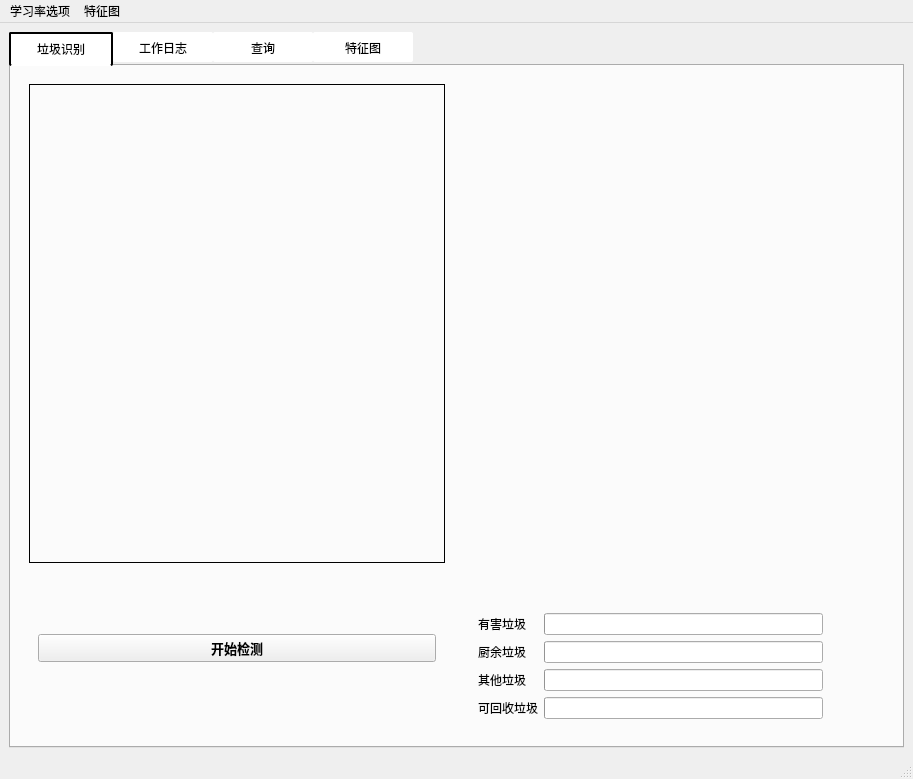
<?xml version="1.0" encoding="UTF-8"?>
<ui version="4.0">
 <class>MainWindow</class>
 <widget class="QMainWindow" name="MainWindow">
  <property name="geometry">
   <rect>
    <x>0</x>
    <y>0</y>
    <width>913</width>
    <height>779</height>
   </rect>
  </property>
  <property name="windowTitle">
   <string>MainWindow</string>
  </property>
  <widget class="QWidget" name="centralwidget">
   <layout class="QGridLayout" name="gridLayout">
    <item row="0" column="1">
     <widget class="QTabWidget" name="tabWidget">
      <property name="autoFillBackground">
       <bool>true</bool>
      </property>
      <property name="styleSheet">
       <string notr="true">QTabBar::tab{
width:100px;height:30px;
border: 1px 1px 1px 1px solid #FFFFFF;
background:white;
-webkit-transition-duration: 0.4s; /* Safari */
transition-duration: 0.4s;
cursor: pointer;
border-width: 1.5px;
border-radius: 2px;
}
QTabBar::tab:hover{
    background-color: #000000;
    color:#FFFFFF;
}
QTabBar::tab:selected{
border-style: solid; 
border-width: 1px 1px 1px 1px;
border-bottom-color:white;
background:white;
color:#000000;
border-width: 1.5px;
border-radius: 2px;
}</string>
      </property>
      <property name="currentIndex">
       <number>0</number>
      </property>
      <property name="iconSize">
       <size>
        <width>25</width>
        <height>25</height>
       </size>
      </property>
      <property name="elideMode">
       <enum>Qt::ElideMiddle</enum>
      </property>
      <property name="usesScrollButtons">
       <bool>true</bool>
      </property>
      <property name="documentMode">
       <bool>false</bool>
      </property>
      <property name="tabsClosable">
       <bool>false</bool>
      </property>
      <property name="movable">
       <bool>false</bool>
      </property>
      <property name="tabBarAutoHide">
       <bool>false</bool>
      </property>
      <widget class="QWidget" name="tab">
       <attribute name="icon">
        <iconset resource="source.qrc">
         <normaloff>:/pic/img/rec.png</normaloff>:/pic/img/rec.png</iconset>
       </attribute>
       <attribute name="title">
        <string>垃圾识别</string>
       </attribute>
       <layout class="QGridLayout" name="gridLayout_3" columnstretch="1,1">
        <item row="0" column="0">
         <widget class="QWidget" name="widget" native="true">
          <property name="font">
           <font>
            <family>Arial</family>
            <pointsize>9</pointsize>
            <weight>50</weight>
            <bold>false</bold>
           </font>
          </property>
          <property name="layoutDirection">
           <enum>Qt::LeftToRight</enum>
          </property>
          <layout class="QVBoxLayout" name="verticalLayout_2" stretch="3,1">
           <item>
            <widget class="QLabel" name="cameraLabel">
             <property name="frameShape">
              <enum>QFrame::Box</enum>
             </property>
             <property name="frameShadow">
              <enum>QFrame::Plain</enum>
             </property>
             <property name="text">
              <string/>
             </property>
            </widget>
           </item>
           <item>
            <widget class="QWidget" name="camerawidget" native="true">
             <property name="autoFillBackground">
              <bool>false</bool>
             </property>
             <layout class="QHBoxLayout" name="horizontalLayout" stretch="1">
              <property name="sizeConstraint">
               <enum>QLayout::SetDefaultConstraint</enum>
              </property>
              <item>
               <widget class="QPushButton" name="pushButton">
                <property name="font">
                 <font>
                  <family>MS Sans Serif</family>
                  <pointsize>10</pointsize>
                  <weight>75</weight>
                  <italic>false</italic>
                  <bold>true</bold>
                  <stylestrategy>PreferDefault</stylestrategy>
                 </font>
                </property>
                <property name="cursor">
                 <cursorShape>ArrowCursor</cursorShape>
                </property>
                <property name="text">
                 <string>开始检测</string>
                </property>
               </widget>
              </item>
             </layout>
            </widget>
           </item>
          </layout>
         </widget>
        </item>
        <item row="0" column="1">
         <widget class="QWidget" name="widget_2" native="true">
          <layout class="QVBoxLayout" name="verticalLayout_3" stretch="2,0">
           <item>
            <widget class="QWidget" name="widget_3" native="true">
             <layout class="QHBoxLayout" name="horizontalLayout_5">
              <item>
               <widget class="QLabel" name="label">
                <property name="frameShape">
                 <enum>QFrame::NoFrame</enum>
                </property>
                <property name="text">
                 <string/>
                </property>
                <property name="pixmap">
                 <pixmap resource="source.qrc">:/pic/img/harm-before.png</pixmap>
                </property>
               </widget>
              </item>
              <item>
               <widget class="QLabel" name="label_2">
                <property name="frameShape">
                 <enum>QFrame::NoFrame</enum>
                </property>
                <property name="text">
                 <string/>
                </property>
                <property name="pixmap">
                 <pixmap resource="source.qrc">:/pic/img/kitchen-before.png</pixmap>
                </property>
               </widget>
              </item>
              <item>
               <widget class="QLabel" name="label_3">
                <property name="frameShape">
                 <enum>QFrame::NoFrame</enum>
                </property>
                <property name="text">
                 <string/>
                </property>
                <property name="pixmap">
                 <pixmap resource="source.qrc">:/pic/img/other-before.png</pixmap>
                </property>
               </widget>
              </item>
              <item>
               <widget class="QLabel" name="label_4">
                <property name="frameShape">
                 <enum>QFrame::NoFrame</enum>
                </property>
                <property name="text">
                 <string/>
                </property>
                <property name="pixmap">
                 <pixmap resource="source.qrc">:/pic/img/recycle-before.png</pixmap>
                </property>
               </widget>
              </item>
             </layout>
            </widget>
           </item>
           <item>
            <widget class="QWidget" name="widget_4" native="true">
             <layout class="QGridLayout" name="gridLayout_4" columnstretch="0,6,1">
              <item row="0" column="0">
               <widget class="QLabel" name="label_9">
                <property name="text">
                 <string>有害垃圾</string>
                </property>
               </widget>
              </item>
              <item row="0" column="1">
               <widget class="QProgressBar" name="progressBar">
                <property name="minimum">
                 <number>0</number>
                </property>
                <property name="value">
                 <number>0</number>
                </property>
                <property name="textVisible">
                 <bool>false</bool>
                </property>
                <property name="invertedAppearance">
                 <bool>false</bool>
                </property>
                <property name="textDirection">
                 <enum>QProgressBar::TopToBottom</enum>
                </property>
                <property name="format">
                 <string notr="true"/>
                </property>
               </widget>
              </item>
              <item row="0" column="2">
               <widget class="QLabel" name="pro_label1">
                <property name="text">
                 <string/>
                </property>
               </widget>
              </item>
              <item row="1" column="0">
               <widget class="QLabel" name="label_10">
                <property name="text">
                 <string>厨余垃圾</string>
                </property>
               </widget>
              </item>
              <item row="1" column="1">
               <widget class="QProgressBar" name="progressBar_2">
                <property name="value">
                 <number>0</number>
                </property>
                <property name="textVisible">
                 <bool>false</bool>
                </property>
                <property name="format">
                 <string/>
                </property>
               </widget>
              </item>
              <item row="1" column="2">
               <widget class="QLabel" name="pro_label2">
                <property name="text">
                 <string/>
                </property>
               </widget>
              </item>
              <item row="2" column="0">
               <widget class="QLabel" name="label_11">
                <property name="text">
                 <string>其他垃圾</string>
                </property>
               </widget>
              </item>
              <item row="2" column="1">
               <widget class="QProgressBar" name="progressBar_3">
                <property name="value">
                 <number>0</number>
                </property>
                <property name="textVisible">
                 <bool>false</bool>
                </property>
                <property name="format">
                 <string/>
                </property>
               </widget>
              </item>
              <item row="2" column="2">
               <widget class="QLabel" name="pro_label3">
                <property name="text">
                 <string/>
                </property>
               </widget>
              </item>
              <item row="3" column="0">
               <widget class="QLabel" name="label_12">
                <property name="text">
                 <string>可回收垃圾</string>
                </property>
               </widget>
              </item>
              <item row="3" column="1">
               <widget class="QProgressBar" name="progressBar_4">
                <property name="value">
                 <number>0</number>
                </property>
                <property name="textVisible">
                 <bool>false</bool>
                </property>
                <property name="format">
                 <string/>
                </property>
               </widget>
              </item>
              <item row="3" column="2">
               <widget class="QLabel" name="pro_label4">
                <property name="text">
                 <string/>
                </property>
               </widget>
              </item>
             </layout>
            </widget>
           </item>
          </layout>
         </widget>
        </item>
       </layout>
      </widget>
      <widget class="QWidget" name="tab_2">
       <attribute name="icon">
        <iconset resource="source.qrc">
         <normaloff>:/pic/img/log.png</normaloff>:/pic/img/log.png</iconset>
       </attribute>
       <attribute name="title">
        <string>工作日志</string>
       </attribute>
       <layout class="QHBoxLayout" name="horizontalLayout_7">
        <item>
         <widget class="QScrollArea" name="scrollArea_3">
          <property name="sizeAdjustPolicy">
           <enum>QAbstractScrollArea::AdjustToContents</enum>
          </property>
          <property name="widgetResizable">
           <bool>true</bool>
          </property>
          <widget class="QWidget" name="scrollAreaWidgetContents_4">
           <property name="geometry">
            <rect>
             <x>0</x>
             <y>-543</y>
             <width>852</width>
             <height>1200</height>
            </rect>
           </property>
           <property name="minimumSize">
            <size>
             <width>0</width>
             <height>1200</height>
            </size>
           </property>
           <layout class="QVBoxLayout" name="verticalLayout" stretch="1,1">
            <item>
             <widget class="QWidget" name="plot_widget" native="true">
              <layout class="QHBoxLayout" name="horizontalLayout_2">
               <item>
                <widget class="QLabel" name="Acc_label">
                 <property name="text">
                  <string/>
                 </property>
                </widget>
               </item>
               <item>
                <widget class="QLabel" name="Loss_label">
                 <property name="maximumSize">
                  <size>
                   <width>16777215</width>
                   <height>16777215</height>
                  </size>
                 </property>
                 <property name="text">
                  <string/>
                 </property>
                </widget>
               </item>
              </layout>
             </widget>
            </item>
            <item>
             <widget class="QWidget" name="log_widget" native="true">
              <property name="minimumSize">
               <size>
                <width>0</width>
                <height>0</height>
               </size>
              </property>
              <property name="maximumSize">
               <size>
                <width>16777215</width>
                <height>16777215</height>
               </size>
              </property>
              <layout class="QHBoxLayout" name="horizontalLayout_3">
               <item>
                <widget class="QScrollArea" name="train_scrollArea">
                 <property name="minimumSize">
                  <size>
                   <width>0</width>
                   <height>0</height>
                  </size>
                 </property>
                 <property name="sizeIncrement">
                  <size>
                   <width>0</width>
                   <height>0</height>
                  </size>
                 </property>
                 <property name="baseSize">
                  <size>
                   <width>0</width>
                   <height>0</height>
                  </size>
                 </property>
                 <property name="sizeAdjustPolicy">
                  <enum>QAbstractScrollArea::AdjustToContents</enum>
                 </property>
                 <property name="widgetResizable">
                  <bool>true</bool>
                 </property>
                 <widget class="QWidget" name="scrollAreaWidgetContents_2">
                  <property name="geometry">
                   <rect>
                    <x>0</x>
                    <y>0</y>
                    <width>797</width>
                    <height>30036</height>
                   </rect>
                  </property>
                  <property name="minimumSize">
                   <size>
                    <width>0</width>
                    <height>0</height>
                   </size>
                  </property>
                  <layout class="QGridLayout" name="gridLayout_6" rowstretch="1,12">
                   <item row="0" column="0">
                    <widget class="QLabel" name="label_6">
                     <property name="text">
                      <string>训练集日志</string>
                     </property>
                    </widget>
                   </item>
                   <item row="0" column="1">
                    <widget class="QLabel" name="label_7">
                     <property name="text">
                      <string>验证集日志</string>
                     </property>
                    </widget>
                   </item>
                   <item row="0" column="2">
                    <widget class="QLabel" name="label_8">
                     <property name="text">
                      <string>测试集日志</string>
                     </property>
                    </widget>
                   </item>
                   <item row="1" column="0">
                    <widget class="QLabel" name="train_log_label">
                     <property name="minimumSize">
                      <size>
                       <width>0</width>
                       <height>30000</height>
                      </size>
                     </property>
                     <property name="maximumSize">
                      <size>
                       <width>16777215</width>
                       <height>16777215</height>
                      </size>
                     </property>
                     <property name="frameShape">
                      <enum>QFrame::Box</enum>
                     </property>
                     <property name="text">
                      <string/>
                     </property>
                     <property name="textFormat">
                      <enum>Qt::AutoText</enum>
                     </property>
                     <property name="alignment">
                      <set>Qt::AlignLeading|Qt::AlignLeft|Qt::AlignTop</set>
                     </property>
                    </widget>
                   </item>
                   <item row="1" column="1">
                    <widget class="QLabel" name="val_log_label">
                     <property name="minimumSize">
                      <size>
                       <width>0</width>
                       <height>0</height>
                      </size>
                     </property>
                     <property name="maximumSize">
                      <size>
                       <width>16777215</width>
                       <height>16777215</height>
                      </size>
                     </property>
                     <property name="frameShape">
                      <enum>QFrame::Box</enum>
                     </property>
                     <property name="text">
                      <string/>
                     </property>
                     <property name="alignment">
                      <set>Qt::AlignLeading|Qt::AlignLeft|Qt::AlignTop</set>
                     </property>
                    </widget>
                   </item>
                   <item row="1" column="2">
                    <widget class="QLabel" name="test_log_label">
                     <property name="minimumSize">
                      <size>
                       <width>0</width>
                       <height>0</height>
                      </size>
                     </property>
                     <property name="frameShape">
                      <enum>QFrame::Box</enum>
                     </property>
                     <property name="text">
                      <string/>
                     </property>
                     <property name="alignment">
                      <set>Qt::AlignLeading|Qt::AlignLeft|Qt::AlignTop</set>
                     </property>
                    </widget>
                   </item>
                  </layout>
                 </widget>
                </widget>
               </item>
              </layout>
             </widget>
            </item>
           </layout>
          </widget>
         </widget>
        </item>
       </layout>
      </widget>
      <widget class="QWidget" name="tab_3">
       <attribute name="title">
        <string>查询</string>
       </attribute>
       <widget class="QScrollArea" name="scrollArea">
        <property name="geometry">
         <rect>
          <x>300</x>
          <y>310</y>
          <width>611</width>
          <height>341</height>
         </rect>
        </property>
        <property name="baseSize">
         <size>
          <width>0</width>
          <height>0</height>
         </size>
        </property>
        <property name="widgetResizable">
         <bool>false</bool>
        </property>
        <property name="alignment">
         <set>Qt::AlignCenter</set>
        </property>
        <widget class="QWidget" name="scrollAreaWidgetContents">
         <property name="geometry">
          <rect>
           <x>0</x>
           <y>0</y>
           <width>599</width>
           <height>529</height>
          </rect>
         </property>
         <layout class="QGridLayout" name="gridLayout_2" rowstretch="3,20,3,10,3,10">
          <item row="0" column="0">
           <widget class="QLineEdit" name="search_edit"/>
          </item>
          <item row="0" column="1">
           <widget class="QPushButton" name="search_button">
            <property name="text">
             <string>查找</string>
            </property>
           </widget>
          </item>
          <item row="1" column="0" colspan="2">
           <widget class="QLabel" name="defination_label">
            <property name="frameShape">
             <enum>QFrame::Box</enum>
            </property>
            <property name="text">
             <string/>
            </property>
            <property name="alignment">
             <set>Qt::AlignCenter</set>
            </property>
            <property name="wordWrap">
             <bool>true</bool>
            </property>
           </widget>
          </item>
          <item row="2" column="0" colspan="2">
           <widget class="QLabel" name="spacing_label1">
            <property name="frameShape">
             <enum>QFrame::Box</enum>
            </property>
            <property name="text">
             <string/>
            </property>
            <property name="alignment">
             <set>Qt::AlignCenter</set>
            </property>
            <property name="wordWrap">
             <bool>true</bool>
            </property>
           </widget>
          </item>
          <item row="3" column="0" colspan="2">
           <widget class="QLabel" name="content_label1">
            <property name="frameShape">
             <enum>QFrame::Box</enum>
            </property>
            <property name="text">
             <string/>
            </property>
            <property name="alignment">
             <set>Qt::AlignCenter</set>
            </property>
            <property name="wordWrap">
             <bool>true</bool>
            </property>
           </widget>
          </item>
          <item row="4" column="0" colspan="2">
           <widget class="QLabel" name="spacing_label2">
            <property name="frameShape">
             <enum>QFrame::Box</enum>
            </property>
            <property name="text">
             <string/>
            </property>
            <property name="alignment">
             <set>Qt::AlignCenter</set>
            </property>
            <property name="wordWrap">
             <bool>true</bool>
            </property>
           </widget>
          </item>
          <item row="5" column="0" colspan="2">
           <widget class="QLabel" name="content_label2">
            <property name="frameShape">
             <enum>QFrame::Box</enum>
            </property>
            <property name="text">
             <string/>
            </property>
            <property name="alignment">
             <set>Qt::AlignCenter</set>
            </property>
            <property name="wordWrap">
             <bool>true</bool>
            </property>
           </widget>
          </item>
         </layout>
        </widget>
       </widget>
       <widget class="QLabel" name="label_5">
        <property name="geometry">
         <rect>
          <x>301</x>
          <y>9</y>
          <width>611</width>
          <height>302</height>
         </rect>
        </property>
        <property name="frameShape">
         <enum>QFrame::Box</enum>
        </property>
        <property name="text">
         <string/>
        </property>
        <property name="pixmap">
         <pixmap resource="source.qrc">:/pic/img/pic2.jpg</pixmap>
        </property>
        <property name="scaledContents">
         <bool>true</bool>
        </property>
       </widget>
      </widget>
      <widget class="QWidget" name="tab_4">
       <attribute name="title">
        <string>特征图</string>
       </attribute>
       <layout class="QHBoxLayout" name="horizontalLayout_6">
        <item>
         <widget class="QScrollArea" name="scrollArea_2">
          <property name="widgetResizable">
           <bool>true</bool>
          </property>
          <widget class="QWidget" name="scrollAreaWidgetContents_3">
           <property name="geometry">
            <rect>
             <x>0</x>
             <y>0</y>
             <width>852</width>
             <height>1024</height>
            </rect>
           </property>
           <property name="minimumSize">
            <size>
             <width>0</width>
             <height>1024</height>
            </size>
           </property>
           <layout class="QGridLayout" name="gridLayout_5">
            <item row="0" column="0">
             <widget class="QLabel" name="labelfeature_1">
              <property name="frameShape">
               <enum>QFrame::Box</enum>
              </property>
              <property name="text">
               <string/>
              </property>
              <property name="pixmap">
               <pixmap resource="source.qrc">:/pic/img/f1_conv1.png</pixmap>
              </property>
              <property name="alignment">
               <set>Qt::AlignCenter</set>
              </property>
             </widget>
            </item>
            <item row="0" column="1">
             <widget class="QLabel" name="labelfeature_2">
              <property name="frameShape">
               <enum>QFrame::Box</enum>
              </property>
              <property name="text">
               <string/>
              </property>
              <property name="pixmap">
               <pixmap resource="source.qrc">:/pic/img/f2_layer1.png</pixmap>
              </property>
              <property name="alignment">
               <set>Qt::AlignCenter</set>
              </property>
             </widget>
            </item>
            <item row="1" column="0">
             <widget class="QLabel" name="labelfeature_3">
              <property name="frameShape">
               <enum>QFrame::Box</enum>
              </property>
              <property name="text">
               <string/>
              </property>
              <property name="pixmap">
               <pixmap resource="source.qrc">:/pic/img/f3_layer2.png</pixmap>
              </property>
              <property name="alignment">
               <set>Qt::AlignCenter</set>
              </property>
             </widget>
            </item>
            <item row="1" column="1">
             <widget class="QLabel" name="labelfeature_4">
              <property name="frameShape">
               <enum>QFrame::Box</enum>
              </property>
              <property name="text">
               <string/>
              </property>
              <property name="pixmap">
               <pixmap resource="source.qrc">:/pic/img/f4_layer3.png</pixmap>
              </property>
              <property name="alignment">
               <set>Qt::AlignCenter</set>
              </property>
             </widget>
            </item>
            <item row="2" column="0">
             <widget class="QLabel" name="labelfeature_5">
              <property name="frameShape">
               <enum>QFrame::Box</enum>
              </property>
              <property name="text">
               <string/>
              </property>
              <property name="pixmap">
               <pixmap resource="source.qrc">:/pic/img/f5_layer4.png</pixmap>
              </property>
              <property name="alignment">
               <set>Qt::AlignCenter</set>
              </property>
             </widget>
            </item>
            <item row="2" column="1">
             <widget class="QLabel" name="labelfeature_6">
              <property name="frameShape">
               <enum>QFrame::Box</enum>
              </property>
              <property name="text">
               <string/>
              </property>
              <property name="pixmap">
               <pixmap resource="source.qrc">:/pic/img/f6_avgpool.png</pixmap>
              </property>
              <property name="alignment">
               <set>Qt::AlignCenter</set>
              </property>
             </widget>
            </item>
            <item row="3" column="0">
             <widget class="QLabel" name="labelfeature_7">
              <property name="frameShape">
               <enum>QFrame::Box</enum>
              </property>
              <property name="text">
               <string/>
              </property>
              <property name="pixmap">
               <pixmap resource="source.qrc">:/pic/img/f7_fc.png</pixmap>
              </property>
              <property name="alignment">
               <set>Qt::AlignCenter</set>
              </property>
             </widget>
            </item>
            <item row="3" column="1">
             <widget class="QLabel" name="labelfeature_8">
              <property name="frameShape">
               <enum>QFrame::Box</enum>
              </property>
              <property name="text">
               <string/>
              </property>
             </widget>
            </item>
           </layout>
          </widget>
         </widget>
        </item>
       </layout>
      </widget>
     </widget>
    </item>
   </layout>
  </widget>
  <widget class="QMenuBar" name="menubar">
   <property name="geometry">
    <rect>
     <x>0</x>
     <y>0</y>
     <width>913</width>
     <height>23</height>
    </rect>
   </property>
   <widget class="QMenu" name="menu">
    <property name="title">
     <string>学习率选项</string>
    </property>
    <addaction name="action0_1"/>
    <addaction name="action0_01"/>
    <addaction name="action0_001"/>
   </widget>
   <widget class="QMenu" name="menu_2">
    <property name="title">
     <string>特征图</string>
    </property>
    <addaction name="feature_action"/>
   </widget>
   <addaction name="menu"/>
   <addaction name="menu_2"/>
  </widget>
  <widget class="QStatusBar" name="statusbar"/>
  <action name="action0_1">
   <property name="text">
    <string>0.1</string>
   </property>
  </action>
  <action name="action0_01">
   <property name="text">
    <string>0.01</string>
   </property>
  </action>
  <action name="action0_001">
   <property name="text">
    <string>0.001</string>
   </property>
  </action>
  <action name="feature_action">
   <property name="text">
    <string>显示特征图</string>
   </property>
  </action>
 </widget>
 <resources>
  <include location="source.qrc"/>
  <include location="C:/Users/73435/.designer/backup/source.qrc"/>
 </resources>
 <connections/>
</ui>
